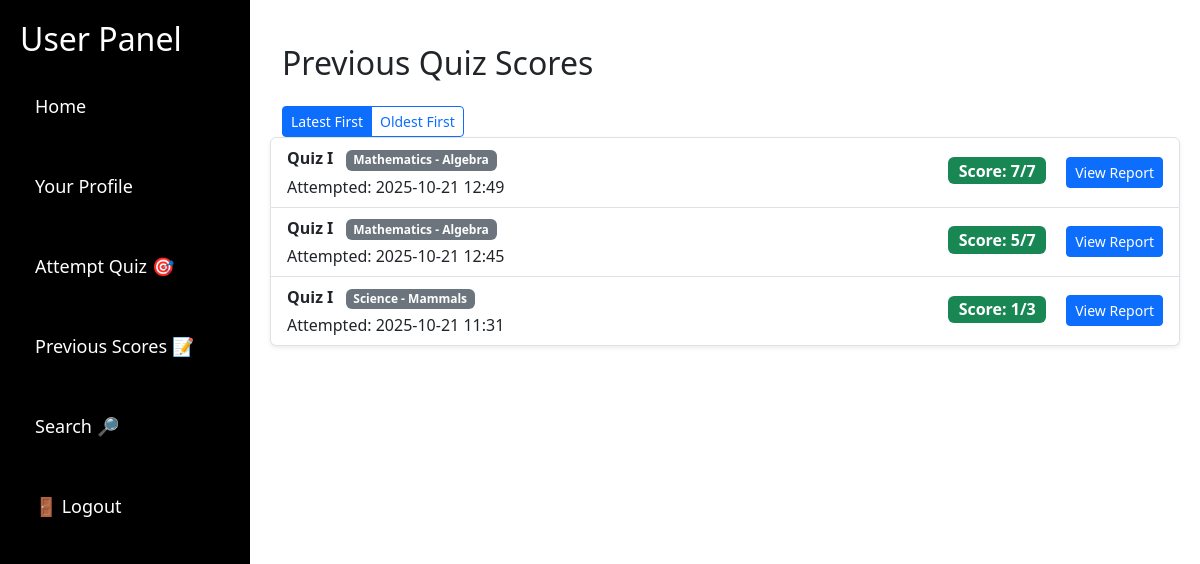
The page /user/prev (signed in) on the database its author committed.
### models/models.py (models this page shows)
class Score(db.Model):
    id = db.Column(db.Integer, primary_key=True)
    quiz_id = db.Column(db.Integer, db.ForeignKey('quiz.id', ondelete="CASCADE"), nullable=False)
    user_id = db.Column(db.Integer, db.ForeignKey('user.id', ondelete="CASCADE"), nullable=False)
    time_stamp = db.Column(db.DateTime, default=datetime.utcnow)
    total_score = db.Column(db.Integer, nullable=False)
    user = db.relationship('User', backref=db.backref('scores', lazy=True))
    quiz = db.relationship('Quiz', backref=db.backref('scores', lazy=True, cascade="all, delete"))

class Quiz(db.Model):
    id = db.Column(db.Integer, primary_key=True)
    chapter_id = db.Column(db.Integer, db.ForeignKey('chapter.id', ondelete="CASCADE"), nullable=False)
    title = db.Column(db.String(255), nullable=False)
    date_of_quiz = db.Column(db.DateTime, default=datetime.utcnow)
    time_duration = db.Column(db.String(5))
    chapter = db.relationship('Chapter', backref=db.backref('quizzes', lazy=True, cascade="all, delete-orphan"))

class Subject(db.Model):
    id = db.Column(db.Integer, primary_key=True)
    name = db.Column(db.String(255), unique=True, nullable=False)

class Chapter(db.Model):
    id = db.Column(db.Integer, primary_key=True)
    subject_id = db.Column(db.Integer, db.ForeignKey('subject.id', ondelete="CASCADE"), nullable=False)
    name = db.Column(db.String(255), nullable=False)
    subject = db.relationship('Subject', backref=db.backref('chapters', lazy=True, cascade="all, delete"))

### routes/user.py (the view)
@user_bp.route('/user/prev')
@login_required
def previous_scores():
    sort_by = request.args.get('sort_by', 'desc')
    query = Score.query.filter_by(user_id=current_user.id)
    if sort_by == 'asc':
        scores = query.order_by(Score.time_stamp.asc()).options(
            joinedload(Score.quiz).joinedload(Quiz.chapter).joinedload(Chapter.subject)
        ).all()
    else:
        scores = query.order_by(Score.time_stamp.desc()).options(
            joinedload(Score.quiz).joinedload(Quiz.chapter).joinedload(Chapter.subject)
        ).all()
    return render_template('previous_quiz.html', scores=scores)

### __init__.py (called while the page is built)
def create_app():
    app=Flask(__name__)
    app.config['SQLALCHEMY_DATABASE_URI'] = 'sqlite:///new.db'
    app.config['SQLALCHEMY_TRACK_MODIFICATIONS'] = False
    app.config['SECRET_KEY'] = 'supersecret'
    db.init_app(app)
    bcrypt.init_app(app)
    login_manager = LoginManager()
    @login_manager.user_loader
    def load_user(user_id):
        return User.query.get(int(user_id))
    login_manager.init_app(app)
    login_manager.session_protection = "strong"
    from routes.routes import main_bp
    from routes.admin import admin_bp
    from routes.user import user_bp
    from routes.auth import auth_bp
    app.register_blueprint(admin_bp)
    app.register_blueprint(user_bp)
    app.register_blueprint(main_bp)
    app.register_blueprint(auth_bp)
    with app.app_context():
        db.create_all()
        create_admin()
    return app

### templates/previous_quiz.html
{% extends "user.html" %}
{% block content %}
<div class="container mt-4">
    <h2 class="mb-4">Previous Quiz Scores</h2>
    <div class="btn-group">
            <a href="{{ url_for('user_bp.previous_scores', sort_by='desc') }}"
               class="btn btn-sm btn-outline-primary {% if request.args.get('sort_by', 'desc') == 'desc' %}active{% endif %}">
               Latest First
            </a>
            <a href="{{ url_for('user_bp.previous_scores', sort_by='asc') }}"
               class="btn btn-sm btn-outline-primary {% if request.args.get('sort_by') == 'asc' %}active{% endif %}">
               Oldest First
            </a>
        </div>
    </div>
    {% if scores %}
        <ul class="list-group shadow-sm">
            {% for score in scores %}
                {% set total_questions = score.quiz.questions|length %}
                <li class="list-group-item d-flex justify-content-between align-items-center">
                    <div>
                        <strong class="text-dark">{{ score.quiz.title }}</strong>
                        <span class="badge bg-secondary ms-2">{{ score.quiz.chapter.subject.name }} - {{ score.quiz.chapter.name }}</span>
                        <p class="mb-0 mt-1">
                            Attempted: {{ score.time_stamp.strftime('%Y-%m-%d %H:%M') }}
                        </p>
                    </div>
                    <div class="text-end">
                        <span class="badge bg-success fs-6 me-3">
                            Score: {{ score.total_score }}/{{ total_questions }}
                        </span>
                        <a href="{{ url_for('user_bp.quiz_performance', score_id=score.id) }}" class="btn btn-sm btn-primary">
                            View Report
                        </a>
                    </div>
                </li>
            {% endfor %}
        </ul>
    {% else %}
        <p class="alert alert-warning mt-3">
            You have not attempted any Quizzes yet! Click <a href="{{ url_for('user_bp.available_quiz')}}">here</a> to start attempting Quizzes.
        </p>
    {% endif %}
</div>
{% endblock %}

### templates/user.html (style rules this page uses)
body { display: flex; font-family: Arial, sans-serif; margin: 0; }

### rows shown on the page
Score: quiz "Quiz I", quiz.chapter.subject.name "Mathematics", quiz.chapter.name "Algebra", time_stamp "2025-10-21 12:49", total_score "7"
Score: quiz "Quiz I", quiz.chapter.subject.name "Mathematics", quiz.chapter.name "Algebra", time_stamp "2025-10-21 12:45", total_score "5", total_questions "7"
Score: quiz "Quiz I", quiz.chapter.subject.name "Science", quiz.chapter.name "Mammals", time_stamp "2025-10-21 11:31", total_score "1", total_questions "3"
